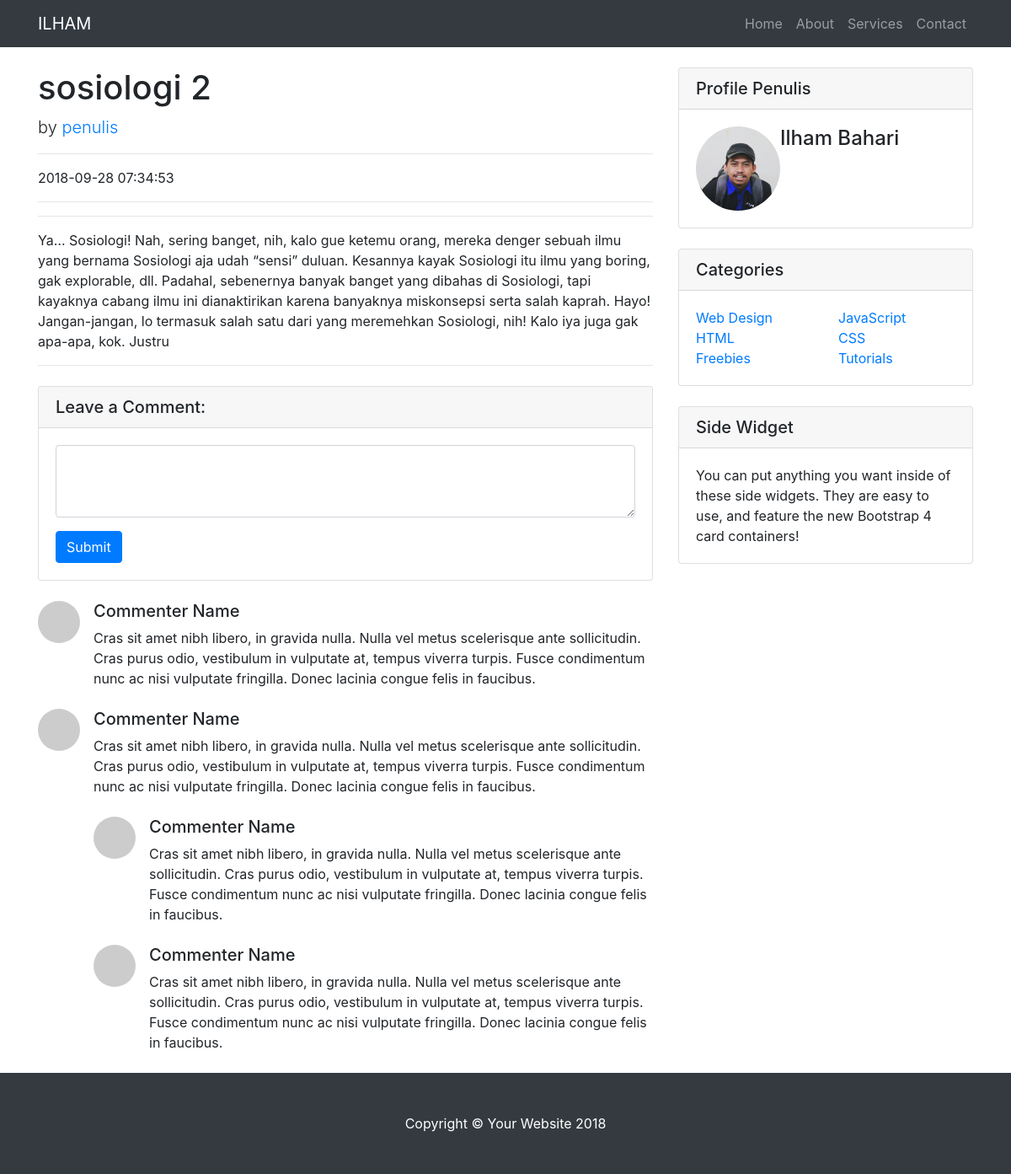
The app's page /single.php?id=6 with its own data.
### tables this page shows
CREATE TABLE `blog` (
  `id` int(11) NOT NULL,
  `judul` varchar(32) NOT NULL,
  `isi` varchar(500) NOT NULL,
  `tag` varchar(10) NOT NULL,
  `waktu` timestamp NOT NULL DEFAULT CURRENT_TIMESTAMP
);

### functions/blog.php (called while the page is built, shortened)
<?php
function tampilkan_per_id($id){
	global $koneksi;
	$query = "SELECT * FROM blog WHERE id=$id";
	if( $result = mysqli_query($koneksi, $query) or die('Gagal menampilkan data') ){
		return $result;
	}
}
 ?>

### single.php (the view, shortened to what this page needs)
<?php
$id = $_GET['id'];
if( isset($_GET['id']) ){
  $blog = tampilkan_per_id($id);
  while( $row = mysqli_fetch_assoc($blog) ){
    $judul_awal = $row['judul'];
    $isi_awal = $row['isi'];
    $waktu = $row['waktu'];
  }
}
require_once "view/header.php";
?>
    <div class="container">
      <div class="row">
        <div class="col-lg-8">
          <h1 class="mt-4"><?= $judul_awal; ?></h1>
          <p class="lead">
            by
            <a href="#">penulis</a>
          </p>
          <hr>
          <p><?= $waktu; ?></p>
          <hr>
          <hr>
          <p><?= $isi_awal; ?></p>
          <hr>
          <div class="card my-4">
            <h5 class="card-header">Leave a Comment:</h5>
            <div class="card-body">
              <form>
                <div class="form-group">
                  <textarea class="form-control" rows="3"></textarea>
                </div>
                <button type="submit" class="btn btn-primary">Submit</button>
              </form>
            </div>
          </div>
          <div class="media mb-4">
            <img class="d-flex mr-3 rounded-circle" src="http://placehold.it/50x50" alt="">
            <div class="media-body">
              <h5 class="mt-0">Commenter Name</h5>
              Cras sit amet nibh libero, in gravida nulla. Nulla vel metus scelerisque ante sollicitudin. Cras purus odio, vestibulum in vulputate at, tempus viverra turpis. Fusce condimentum nunc ac nisi vulputate fringilla. Donec lacinia congue felis in faucibus.
            </div>
          </div>
          <div class="media mb-4">
            <img class="d-flex mr-3 rounded-circle" src="http://placehold.it/50x50" alt="">
            <div class="media-body">
              <h5 class="mt-0">Commenter Name</h5>
              Cras sit amet nibh libero, in gravida nulla. Nulla vel metus scelerisque ante sollicitudin. Cras purus odio, vestibulum in vulputate at, tempus viverra turpis. Fusce condimentum nunc ac nisi vulputate fringilla. Donec lacinia congue felis in faucibus.
              <div class="media mt-4">
                <img class="d-flex mr-3 rounded-circle" src="http://placehold.it/50x50" alt="">
                <div class="media-body">
                  <h5 class="mt-0">Commenter Name</h5>
                  Cras sit amet nibh libero, in gravida nulla. Nulla vel metus scelerisque ante sollicitudin. Cras purus odio, vestibulum in vulputate at, tempus viverra turpis. Fusce condimentum nunc ac nisi vulputate fringilla. Donec lacinia congue felis in faucibus.
                </div>
              </div>
              <div class="media mt-4">
                <img class="d-flex mr-3 rounded-circle" src="http://placehold.it/50x50" alt="">
                <div class="media-body">
                  <h5 class="mt-0">Commenter Name</h5>
                  Cras sit amet nibh libero, in gravida nulla. Nulla vel metus scelerisque ante sollicitudin. Cras purus odio, vestibulum in vulputate at, tempus viverra turpis. Fusce condimentum nunc ac nisi vulputate fringilla. Donec lacinia congue felis in faucibus.
                </div>
              </div>
            </div>
          </div>
        </div>
        <div class="col-md-4">
          <div class="card my-4">
            <h5 class="card-header">Profile Penulis</h5>
            <div class="card-body">
              <div class="input-group">
                <img src="img/ilham.jpg" class="rounded-circle" width="100px" height="100px">
                <h4>Ilham Bahari</h4>
              </div>
            </div>
          </div>
          <div class="card my-4">
            <h5 class="card-header">Categories</h5>
            <div class="card-body">
              <div class="row">
                <div class="col-lg-6">
                  <ul class="list-unstyled mb-0">
                    <li>
                      <a href="#">Web Design</a>
                    </li>
                    <li>
                      <a href="#">HTML</a>
                    </li>
                    <li>
                      <a href="#">Freebies</a>
                    </li>
                  </ul>
                </div>
                <div class="col-lg-6">
                  <ul class="list-unstyled mb-0">
                    <li>
                      <a href="#">JavaScript</a>
                    </li>
                    <li>
                      <a href="#">CSS</a>
                    </li>
                    <li>
                      <a href="#">Tutorials</a>
                    </li>
                  </ul>
                </div>
              </div>
            </div>
          </div>
          <div class="card my-4">
            <h5 class="card-header">Side Widget</h5>
            <div class="card-body">
              You can put anything you want inside of these side widgets. They are easy to use, and feature the new Bootstrap 4 card containers!
            </div>
          </div>
        </div>
      </div>
    </div>
<?php require_once "view/footer.php"; ?>

### view/header.php (shortened to what this page needs)
<!DOCTYPE html>
<html>
  <head>
    <link href="view/vendor/bootstrap/css/bootstrap.min.css" rel="stylesheet">
    <link href="view/css/style.css" rel="stylesheet">
  </head>
  <body>
    <nav class="navbar navbar-expand-lg navbar-dark bg-dark fixed-top">
      <div class="container">
        <a class="navbar-brand" href="index.php">ILHAM</a>
        <div class="collapse navbar-collapse" id="navbarResponsive">
          <ul class="navbar-nav ml-auto">
            <li class="nav-item">
              <a class="nav-link" href="index.php">Home
              </a>
            </li>
            <li class="nav-item">
              <a class="nav-link" href="#">About</a>
            </li>
            <li class="nav-item">
              <a class="nav-link" href="#">Services</a>
            </li>
            <li class="nav-item">
              <a class="nav-link" href="#">Contact</a>
            </li>
          </ul>
        </div>
      </div>
    </nav>

### view/footer.php (shortened to what this page needs)
    <footer class="py-5 bg-dark">
      <div class="container">
        <p class="m-0 text-center text-white">Copyright &copy; Your Website 2018</p>
      </div>
    </footer>
  </body>
</html>

### view/css/style.css (style rules this page uses)
body { padding-top: 54px; }
@media (min-width: 992px) { body { padding-top: 56px; } }

### records on screen
blog: judul "sosiologi 2", waktu "2018-09-28 07:34:53", isi "Ya… Sosiologi! Nah, sering banget, nih, kalo gue ketemu orang, mereka denger sebuah ilmu yang bernama Sosiologi aja udah “sensi” duluan. Kesannya kayak Sosiologi itu ilmu yang boring, gak explorable, dll. Padahal, sebenernya banyak banget yang dibahas di Sosiologi, tapi kayaknya cabang ilmu ini dianaktirikan karena banyaknya miskonsepsi serta salah kaprah. Hayo! Jangan-jangan, lo termasuk salah satu dari yang meremehkan Sosiologi, nih! Kalo iya juga gak apa-apa, kok. Justru"
